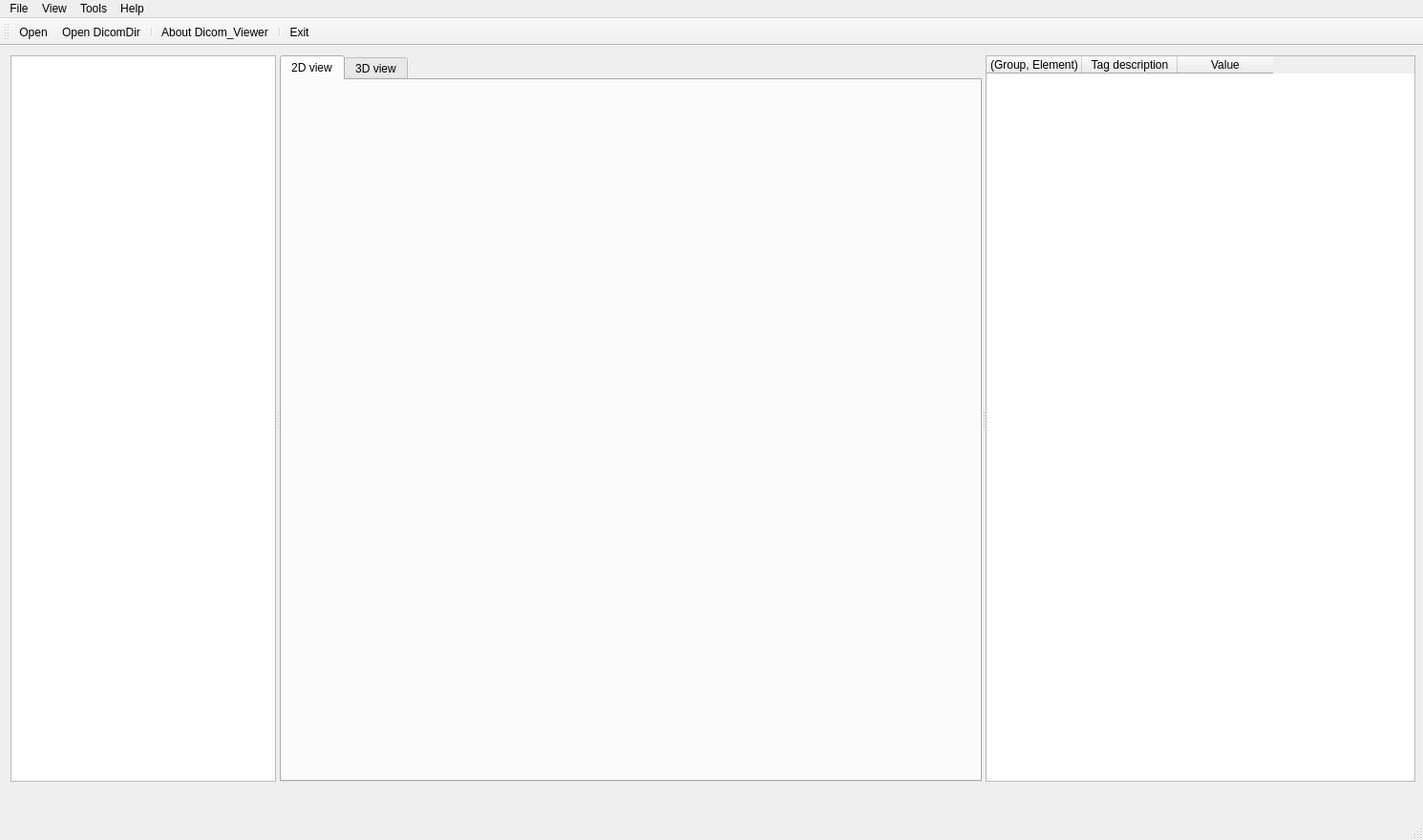
<?xml version="1.0" encoding="UTF-8"?>
<ui version="4.0">
 <class>QWindow</class>
 <widget class="QMainWindow" name="QWindow">
  <property name="geometry">
   <rect>
    <x>0</x>
    <y>0</y>
    <width>1490</width>
    <height>880</height>
   </rect>
  </property>
  <property name="sizePolicy">
   <sizepolicy hsizetype="Fixed" vsizetype="Fixed">
    <horstretch>0</horstretch>
    <verstretch>0</verstretch>
   </sizepolicy>
  </property>
  <property name="minimumSize">
   <size>
    <width>1490</width>
    <height>880</height>
   </size>
  </property>
  <property name="maximumSize">
   <size>
    <width>1490</width>
    <height>880</height>
   </size>
  </property>
  <property name="windowTitle">
   <string>DICOM_VIEWER</string>
  </property>
  <widget class="QWidget" name="centralwidget">
   <property name="sizePolicy">
    <sizepolicy hsizetype="Fixed" vsizetype="Fixed">
     <horstretch>0</horstretch>
     <verstretch>0</verstretch>
    </sizepolicy>
   </property>
   <property name="minimumSize">
    <size>
     <width>1450</width>
     <height>700</height>
    </size>
   </property>
   <widget class="QSplitter" name="splitter">
    <property name="geometry">
     <rect>
      <x>11</x>
      <y>10</y>
      <width>1471</width>
      <height>761</height>
     </rect>
    </property>
    <property name="orientation">
     <enum>Qt::Horizontal</enum>
    </property>
    <widget class="QListWidget" name="listWidget">
     <property name="sizePolicy">
      <sizepolicy hsizetype="Minimum" vsizetype="Minimum">
       <horstretch>0</horstretch>
       <verstretch>0</verstretch>
      </sizepolicy>
     </property>
     <property name="minimumSize">
      <size>
       <width>250</width>
       <height>715</height>
      </size>
     </property>
    </widget>
    <widget class="QTabWidget" name="tabWidget">
     <property name="sizePolicy">
      <sizepolicy hsizetype="Minimum" vsizetype="Minimum">
       <horstretch>0</horstretch>
       <verstretch>0</verstretch>
      </sizepolicy>
     </property>
     <property name="minimumSize">
      <size>
       <width>735</width>
       <height>720</height>
      </size>
     </property>
     <property name="currentIndex">
      <number>0</number>
     </property>
     <widget class="QWidget" name="tab_1">
      <attribute name="title">
       <string>2D view</string>
      </attribute>
      <widget class="QVTKOpenGLWidget" name="view1" native="true">
       <property name="enabled">
        <bool>true</bool>
       </property>
       <property name="geometry">
        <rect>
         <x>10</x>
         <y>10</y>
         <width>710</width>
         <height>710</height>
        </rect>
       </property>
       <property name="sizePolicy">
        <sizepolicy hsizetype="Minimum" vsizetype="Minimum">
         <horstretch>200</horstretch>
         <verstretch>200</verstretch>
        </sizepolicy>
       </property>
       <property name="minimumSize">
        <size>
         <width>710</width>
         <height>710</height>
        </size>
       </property>
      </widget>
     </widget>
     <widget class="QWidget" name="tab_2">
      <property name="minimumSize">
       <size>
        <width>740</width>
        <height>740</height>
       </size>
      </property>
      <attribute name="title">
       <string>3D view</string>
      </attribute>
      <widget class="QWidget" name="layoutWidget">
       <property name="geometry">
        <rect>
         <x>10</x>
         <y>10</y>
         <width>709</width>
         <height>711</height>
        </rect>
       </property>
       <layout class="QGridLayout" name="gridLayout">
        <item row="1" column="0">
         <widget class="QVTKOpenGLWidget" name="view2_3" native="true">
          <property name="sizePolicy">
           <sizepolicy hsizetype="Minimum" vsizetype="Minimum">
            <horstretch>200</horstretch>
            <verstretch>200</verstretch>
           </sizepolicy>
          </property>
          <property name="minimumSize">
           <size>
            <width>350</width>
            <height>350</height>
           </size>
          </property>
         </widget>
        </item>
        <item row="0" column="1">
         <widget class="QVTKOpenGLWidget" name="view2_2" native="true">
          <property name="sizePolicy">
           <sizepolicy hsizetype="Minimum" vsizetype="Minimum">
            <horstretch>200</horstretch>
            <verstretch>200</verstretch>
           </sizepolicy>
          </property>
          <property name="minimumSize">
           <size>
            <width>350</width>
            <height>350</height>
           </size>
          </property>
         </widget>
        </item>
        <item row="1" column="1">
         <widget class="QVTKOpenGLWidget" name="view2_4" native="true">
          <property name="sizePolicy">
           <sizepolicy hsizetype="Minimum" vsizetype="Minimum">
            <horstretch>200</horstretch>
            <verstretch>200</verstretch>
           </sizepolicy>
          </property>
          <property name="minimumSize">
           <size>
            <width>350</width>
            <height>350</height>
           </size>
          </property>
          <property name="baseSize">
           <size>
            <width>0</width>
            <height>0</height>
           </size>
          </property>
         </widget>
        </item>
        <item row="0" column="0">
         <widget class="QVTKOpenGLWidget" name="view2_1" native="true">
          <property name="enabled">
           <bool>true</bool>
          </property>
          <property name="sizePolicy">
           <sizepolicy hsizetype="Minimum" vsizetype="Minimum">
            <horstretch>200</horstretch>
            <verstretch>200</verstretch>
           </sizepolicy>
          </property>
          <property name="minimumSize">
           <size>
            <width>350</width>
            <height>350</height>
           </size>
          </property>
         </widget>
        </item>
       </layout>
      </widget>
     </widget>
    </widget>
    <widget class="QTableWidget" name="tableWidget">
     <property name="minimumSize">
      <size>
       <width>450</width>
       <height>715</height>
      </size>
     </property>
     <column>
      <property name="text">
       <string>(Group, Element)</string>
      </property>
     </column>
     <column>
      <property name="text">
       <string>Tag description</string>
      </property>
     </column>
     <column>
      <property name="text">
       <string>Value</string>
      </property>
     </column>
    </widget>
   </widget>
  </widget>
  <widget class="QMenuBar" name="menuBar">
   <property name="geometry">
    <rect>
     <x>0</x>
     <y>0</y>
     <width>1490</width>
     <height>26</height>
    </rect>
   </property>
   <widget class="QMenu" name="menuFile">
    <property name="title">
     <string>File</string>
    </property>
    <addaction name="actionOpen"/>
    <addaction name="actionOpenDicomDir"/>
    <addaction name="actionOpen_Zip_file"/>
    <addaction name="actionScan_for_Dicom_file"/>
    <addaction name="separator"/>
    <addaction name="actionPrint_Setup"/>
    <addaction name="separator"/>
    <addaction name="separator"/>
    <addaction name="actionExit"/>
   </widget>
   <widget class="QMenu" name="menuView">
    <property name="title">
     <string>View</string>
    </property>
    <addaction name="actionToolBar"/>
   </widget>
   <widget class="QMenu" name="menuTools">
    <property name="title">
     <string>Tools</string>
    </property>
    <addaction name="actionCustomize"/>
    <addaction name="actionOptions"/>
   </widget>
   <widget class="QMenu" name="menuHelp">
    <property name="title">
     <string>Help</string>
    </property>
    <addaction name="actionAbout_Dicom_Viewer"/>
   </widget>
   <addaction name="menuFile"/>
   <addaction name="menuView"/>
   <addaction name="menuTools"/>
   <addaction name="menuHelp"/>
  </widget>
  <widget class="QToolBar" name="toolBar">
   <property name="windowTitle">
    <string>toolBar</string>
   </property>
   <attribute name="toolBarArea">
    <enum>TopToolBarArea</enum>
   </attribute>
   <attribute name="toolBarBreak">
    <bool>false</bool>
   </attribute>
   <addaction name="actionOpen"/>
   <addaction name="actionOpenDicomDir"/>
   <addaction name="separator"/>
   <addaction name="actionAbout_Dicom_Viewer"/>
   <addaction name="separator"/>
   <addaction name="actionExit"/>
  </widget>
  <widget class="QStatusBar" name="statusBar"/>
  <action name="actionAbout_Dicom_Viewer">
   <property name="icon">
    <iconset>
     <normaloff>Icons/info1.png</normaloff>Icons/info1.png</iconset>
   </property>
   <property name="text">
    <string>About Dicom_Viewer</string>
   </property>
  </action>
  <action name="actionOpen">
   <property name="icon">
    <iconset>
     <normaloff>Icons/folder1.png</normaloff>Icons/folder1.png</iconset>
   </property>
   <property name="text">
    <string>Open</string>
   </property>
  </action>
  <action name="actionOpenDicomDir">
   <property name="icon">
    <iconset>
     <normaloff>Icons/directory1.png</normaloff>Icons/directory1.png</iconset>
   </property>
   <property name="text">
    <string>Open DicomDir...</string>
   </property>
  </action>
  <action name="actionOpen_Zip_file">
   <property name="icon">
    <iconset>
     <normaloff>Icons/Zip file.png</normaloff>Icons/Zip file.png</iconset>
   </property>
   <property name="text">
    <string>Open Zip file...</string>
   </property>
  </action>
  <action name="actionScan_for_Dicom_file">
   <property name="text">
    <string>Scan for Dicom file...</string>
   </property>
  </action>
  <action name="actionPrint_Setup">
   <property name="text">
    <string>Print Setup</string>
   </property>
  </action>
  <action name="actionExit">
   <property name="icon">
    <iconset>
     <normaloff>Icons/Exit.png</normaloff>Icons/Exit.png</iconset>
   </property>
   <property name="text">
    <string>Exit</string>
   </property>
  </action>
  <action name="actionToolBar">
   <property name="text">
    <string>ToolBar</string>
   </property>
  </action>
  <action name="actionCustomize">
   <property name="text">
    <string>Customize</string>
   </property>
  </action>
  <action name="actionOptions">
   <property name="text">
    <string>Options...</string>
   </property>
  </action>
 </widget>
 <customwidgets>
  <customwidget>
   <class>QVTKOpenGLWidget</class>
   <extends>QWidget</extends>
   <header>QVTKOpenGLWidget.h</header>
  </customwidget>
 </customwidgets>
 <resources/>
 <connections/>
</ui>
